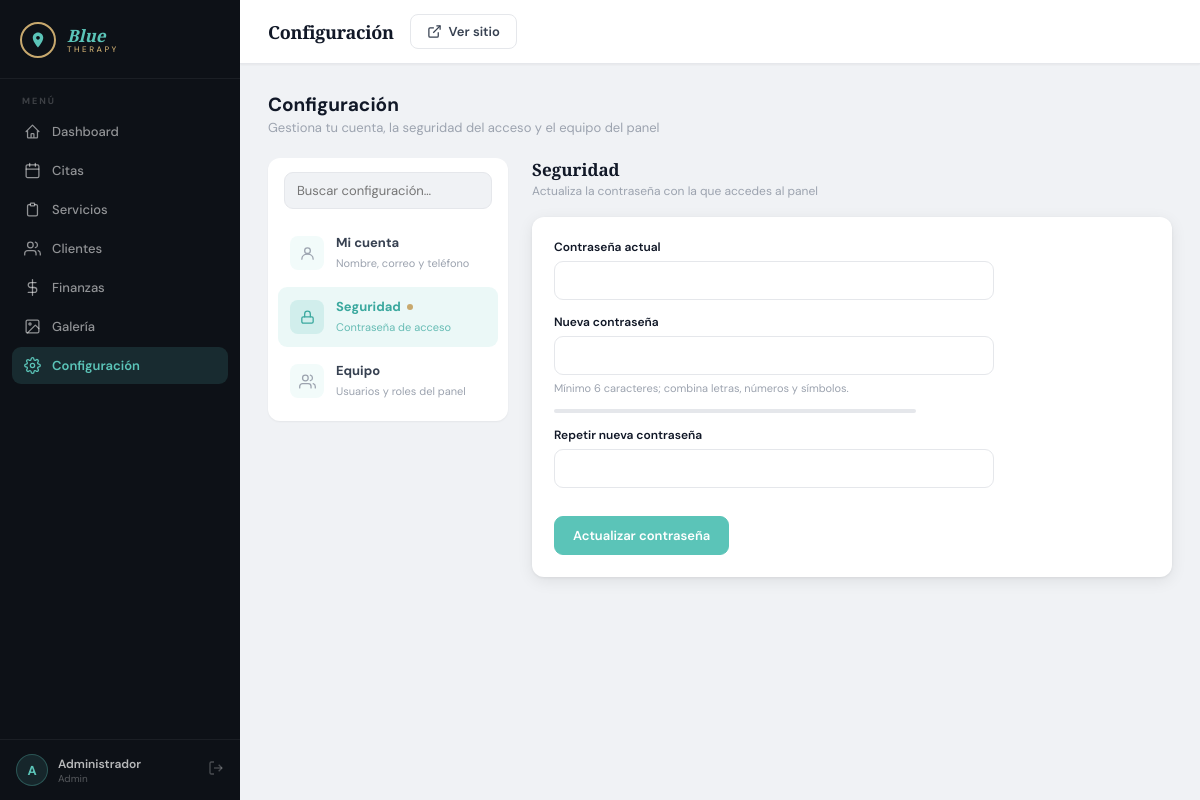
Screenshot of /admin/settings.php?tab=security (signed in) with the database file from the repository.
### tables this page shows
CREATE TABLE users (
    id          INT UNSIGNED AUTO_INCREMENT PRIMARY KEY,
    name        VARCHAR(100)          NOT NULL,
    email       VARCHAR(150)          NOT NULL UNIQUE,
    password    VARCHAR(255)          NOT NULL,
    role        ENUM('admin','staff') NOT NULL DEFAULT 'staff',
    phone       VARCHAR(20),
    photo       VARCHAR(255),
    active      TINYINT(1)            NOT NULL DEFAULT 1,
    created_at  DATETIME              NOT NULL DEFAULT CURRENT_TIMESTAMP,
    updated_at  DATETIME              NOT NULL DEFAULT CURRENT_TIMESTAMP ON UPDATE CURRENT_TIMESTAMP
);

### includes/functions.php (called while the page is built, shortened)
<?php
function e(mixed $value): string {
    return htmlspecialchars((string)$value, ENT_QUOTES | ENT_HTML5, 'UTF-8');
}

### includes/session.php (called while the page is built, shortened)
<?php
function currentUser(): ?array {
    return $_SESSION['user'] ?? null;
}

### includes/admin_layout.php (the view, shortened to what this page needs)
<?php
require_once __DIR__ . '/../includes/session.php';
require_once __DIR__ . '/../includes/functions.php';
$currentUser = currentUser();
$pageTitle   ??= 'Panel Admin';
$activePage  ??= '';
$extraCss    ??= [];
$navItems = [
    ['slug' => 'dashboard',    'label' => 'Dashboard',    'href' => '/Blue/admin/',               'icon' => '<path d="M3 12l2-2m0 0l7-7 7 7M5 10v10a1 1 0 001 1h3m10-11l2 2m-2-2v10a1 1 0 01-1 1h-3m-6 0a1 1 0 001-1v-4a1 1 0 011-1h2a1 1 0 011 1v4a1 1 0 001 1m-6 0h6"/>'],
    ['slug' => 'appointments', 'label' => 'Citas',        'href' => '/Blue/admin/appointments.php','icon' => '<rect x="3" y="4" width="18" height="18" rx="2"/><line x1="16" y1="2" x2="16" y2="6"/><line x1="8" y1="2" x2="8" y2="6"/><line x1="3" y1="10" x2="21" y2="10"/>'],
    ['slug' => 'services',     'label' => 'Servicios',    'href' => '/Blue/admin/services.php',    'icon' => '<path d="M9 5H7a2 2 0 00-2 2v12a2 2 0 002 2h10a2 2 0 002-2V7a2 2 0 00-2-2h-2"/><rect x="9" y="3" width="6" height="4" rx="1"/>'],
    ['slug' => 'clients',      'label' => 'Clientes',     'href' => '/Blue/admin/clients.php',     'icon' => '<path d="M17 21v-2a4 4 0 00-4-4H5a4 4 0 00-4 4v2"/><circle cx="9" cy="7" r="4"/><path d="M23 21v-2a4 4 0 00-3-3.87"/><path d="M16 3.13a4 4 0 010 7.75"/>'],
    ['slug' => 'finances',     'label' => 'Finanzas',     'href' => '/Blue/admin/finances.php',    'icon' => '<line x1="12" y1="1" x2="12" y2="23"/><path d="M17 5H9.5a3.5 3.5 0 000 7h5a3.5 3.5 0 010 7H6"/>'],
    ['slug' => 'gallery',      'label' => 'Galería',      'href' => '/Blue/admin/gallery.php',     'icon' => '<rect x="3" y="3" width="18" height="18" rx="2"/><circle cx="8.5" cy="8.5" r="1.5"/><polyline points="21 15 16 10 5 21"/>'],
    ['slug' => 'settings',     'label' => 'Configuración','href' => '/Blue/admin/settings.php',    'icon' => '<circle cx="12" cy="12" r="3"/><path d="M19.4 15a1.65 1.65 0 00.33 1.82l.06.06a2 2 0 010 2.83 2 2 0 01-2.83 0l-.06-.06a1.65 1.65 0 00-1.82-.33 1.65 1.65 0 00-1 1.51V21a2 2 0 01-4 0v-.09A1.65 1.65 0 009 19.4a1.65 1.65 0 00-1.82.33l-.06.06a2 2 0 01-2.83-2.83l.06-.06A1.65 1.65 0 004.68 15a1.65 1.65 0 00-1.51-1H3a2 2 0 010-4h.09A1.65 1.65 0 004.6 9a1.65 1.65 0 00-.33-1.82l-.06-.06a2 2 0 012.83-2.83l.06.06A1.65 1.65 0 009 4.68a1.65 1.65 0 001-1.51V3a2 2 0 014 0v.09a1.65 1.65 0 001 1.51 1.65 1.65 0 001.82-.33l.06-.06a2 2 0 012.83 2.83l-.06.06A1.65 1.65 0 0019.4 9a1.65 1.65 0 001.51 1H21a2 2 0 010 4h-.09a1.65 1.65 0 00-1.51 1z"/>'],
];
?>
<!DOCTYPE html>
<html lang="es">
<head>
  <link rel="stylesheet" href="/Blue/assets/css/admin.css?v=<?= @filemtime(__DIR__ . '/../assets/css/admin.css') ?>">
  <?php foreach ($extraCss as $css): ?>
  <link rel="stylesheet" href="<?= e($css) ?>">
  <?php endforeach; ?>
</head>
<body>
<div class="admin-wrap">
<aside class="admin-sidebar" id="adminSidebar">
  <div class="sidebar-logo">
    <div class="sidebar-logo-mark">
      <svg viewBox="0 0 24 24" fill="#5bc4b8"><path d="M12 2C8.13 2 5 5.13 5 9c0 5.25 7 13 7 13s7-7.75 7-13c0-3.87-3.13-7-7-7zm0 9.5c-1.38 0-2.5-1.12-2.5-2.5S10.62 6.5 12 6.5s2.5 1.12 2.5 2.5S13.38 11.5 12 11.5z"/></svg>
    </div>
    <div class="sidebar-logo-text">
      <div class="sidebar-logo-blue">Blue</div>
      <div class="sidebar-logo-therapy">Therapy</div>
    </div>
  </div>
  <div class="sidebar-section">
    <div class="sidebar-section-label">Menú</div>
    <?php foreach ($navItems as $item): ?>
      <a href="<?= $item['href'] ?>"
         class="sidebar-link <?= $activePage === $item['slug'] ? 'active' : '' ?>">
        <svg width="17" height="17" viewBox="0 0 24 24" fill="none" stroke="currentColor" stroke-width="1.8" stroke-linecap="round" stroke-linejoin="round">
          <?= $item['icon'] ?>
        </svg>
        <?= $item['label'] ?>
      </a>
    <?php endforeach; ?>
  </div>
  <div class="sidebar-user">
    <div class="sidebar-user-avatar">
      <?= mb_substr($currentUser['name'] ?? 'A', 0, 1) ?>
    </div>
    <div>
      <div class="sidebar-user-name"><?= e($currentUser['name'] ?? '') ?></div>
      <div class="sidebar-user-role"><?= e($currentUser['role'] ?? '') ?></div>
    </div>
    <a href="/Blue/logout.php" class="sidebar-logout" title="Cerrar sesión">
      <svg viewBox="0 0 24 24" fill="none" stroke="currentColor" stroke-width="2"><path d="M9 21H5a2 2 0 01-2-2V5a2 2 0 012-2h4"/><polyline points="16 17 21 12 16 7"/><line x1="21" y1="12" x2="9" y2="12"/></svg>
    </a>
  </div>
</aside>
<div class="admin-main">
  <header class="admin-topbar">
    <div>
      <div class="topbar-title"><?= e($pageTitle) ?></div>
    </div>
    <div class="topbar-actions">
      <a href="/Blue/" target="_blank" class="topbar-btn" title="Ver sitio público">
        <svg width="15" height="15" viewBox="0 0 24 24" fill="none" stroke="currentColor" stroke-width="2"><path d="M18 13v6a2 2 0 01-2 2H5a2 2 0 01-2-2V8a2 2 0 012-2h6"/><polyline points="15 3 21 3 21 9"/><line x1="10" y1="14" x2="21" y2="3"/></svg>
        <span class="topbar-btn-text">Ver sitio</span>
      </a>
    </div>
  </header>
  <main class="admin-content">

### assets/css/admin.css (style rules this page uses)
:root { --teal: #5bc4b8; --teal-dark: #3aa89e; --teal-light: rgba(91,196,184,.12); --gold: #c8a96e; --sb-bg: #0d1117; --sb-border: rgba(255,255,255,.06); --sb-text: rgba(255,255,255,.55); --sb-hover: rgba(255,255,255,.06); --sb-active: rgba(91,196,184,.15); --sb-width: 240px; --topbar-h: 64px; --bg-page: #f0f2f5; --white: #fff; --border: #e5e7eb; --dark: #111827; --text: #374151; --muted: #9ca3af; --pending: #f59e0b; --confirmed: #10b981; --completed: #6366f1; --cancelled: #ef4444; --font: 'DM Sans', system-ui, sans-serif; --radius: 12px; --shadow: 0 1px 3px rgba(0,0,0,.06), 0 4px 16px rgba(0,0,0,.08); --shadow-sm: 0 1px 2px rgba(0,0,0,.05); --t: .22s ease; }
*, *::before, *::after { box-sizing: border-box; margin: 0; padding: 0; }
body { font-family: var(--font); color: var(--text); background: var(--bg-page); }
a { text-decoration: none; color: inherit; }
.admin-wrap { display: flex; min-height: 100vh; }
.admin-sidebar { width: var(--sb-width); background: var(--sb-bg); display: flex; flex-direction: column; position: fixed; top: 0; left: 0; bottom: 0; z-index: 200; transition: transform var(--t); overflow-y: auto; overflow-x: hidden; scrollbar-width: none; }
.sidebar-logo { display: flex; align-items: center; gap: 11px; padding: 22px 20px 20px; border-bottom: 1px solid var(--sb-border); flex-shrink: 0; }
.sidebar-logo-mark { width: 36px; height: 36px; border-radius: 50%; background: var(--sb-bg); border: 2px solid var(--gold); display: flex; align-items: center; justify-content: center; flex-shrink: 0; }
.sidebar-logo-mark svg { width: 18px; height: 18px; }
.sidebar-logo-text { line-height: 1.15; }
.sidebar-logo-blue { font-family: 'Playfair Display', serif; font-style: italic; font-size: 17px; color: var(--teal); font-weight: 700; }
.sidebar-logo-therapy { font-size: 8px; letter-spacing: 2.5px; text-transform: uppercase; color: var(--gold); font-weight: 500; }
.sidebar-section { padding: 16px 12px 8px; flex: 1; }
.sidebar-section-label { font-size: 9px; letter-spacing: 2px; text-transform: uppercase; color: rgba(255,255,255,.2); font-weight: 700; padding: 0 10px; margin-bottom: 6px; }
.sidebar-link { display: flex; align-items: center; gap: 11px; padding: 10px 12px; border-radius: 9px; color: var(--sb-text); font-size: 13px; font-weight: 500; transition: all var(--t); margin-bottom: 2px; position: relative; }
.sidebar-link svg { width: 17px; height: 17px; flex-shrink: 0; transition: color var(--t); }
.sidebar-link.active { background: var(--sb-active); color: var(--teal); font-weight: 600; }
.sidebar-link.active svg { color: var(--teal); }
.sidebar-user { padding: 14px 16px; border-top: 1px solid var(--sb-border); display: flex; align-items: center; gap: 10px; flex-shrink: 0; }
.sidebar-user-avatar { width: 32px; height: 32px; border-radius: 50%; background: var(--teal-light); border: 1.5px solid rgba(91,196,184,.3); display: flex; align-items: center; justify-content: center; font-size: 13px; font-weight: 700; color: var(--teal); flex-shrink: 0; text-transform: uppercase; }
.sidebar-user-name { font-size: 12px; font-weight: 600; color: rgba(255,255,255,.7); }
.sidebar-user-role { font-size: 10px; color: rgba(255,255,255,.3); text-transform: capitalize; }
.sidebar-logout { margin-left: auto; color: rgba(255,255,255,.25); transition: color var(--t); flex-shrink: 0; }
.sidebar-logout svg { width: 16px; height: 16px; }
.admin-main { margin-left: var(--sb-width); flex: 1; display: flex; flex-direction: column; min-height: 100vh; }
.admin-topbar { height: var(--topbar-h); background: var(--white); border-bottom: 1px solid var(--border); display: flex; align-items: center; padding: 0 28px; gap: 16px; position: sticky; top: 0; z-index: 100; box-shadow: var(--shadow-sm); }
.topbar-title { font-family: 'Playfair Display', serif; font-size: 18px; font-weight: 700; color: var(--dark); flex: 1; letter-spacing: -.3px; }
.topbar-actions { display: flex; align-items: center; gap: 12px; }
.topbar-btn { display: flex; align-items: center; gap: 7px; padding: 8px 16px; border-radius: 8px; border: 1.5px solid var(--border); background: var(--white); font-family: var(--font); font-size: 13px; font-weight: 600; color: var(--text); cursor: pointer; transition: all var(--t); }
.topbar-btn svg { width: 15px; height: 15px; }
.admin-content { padding: 28px; flex: 1; }

### rows the page displays
users: name "A", name "Administrador", role "Admin"

### other values shown
$item['label'] "Dashboard"
$item['label'] "Citas"
$item['label'] "Servicios"
$item['label'] "Clientes"
$item['label'] "Finanzas"
$item['label'] "Galería"
$item['label'] "Configuración"
$pageTitle "Configuración"
$s['label'] "Mi cuenta"
$s['desc'] "Nombre, correo y teléfono"
$s['label'] "Seguridad"
$s['desc'] "Contraseña de acceso"
$s['label'] "Equipo"
$s['desc'] "Usuarios y roles del panel"
